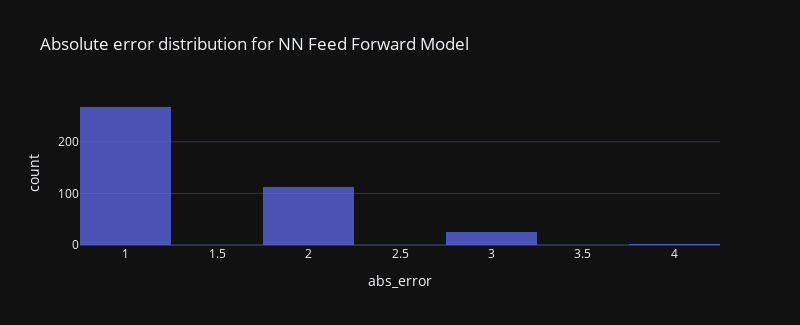

Notebook code for this chart:
### Code cell
analyse_error(y_test, y_pred_rounded, 'NN Feed Forward')
print(error_tracker['NN Feed Forward'])

### Figure 1 — Plotly figure (JSON) as saved in the notebook; plotly's stock layout.template omitted (floating-point values rounded to 4 significant figures; data arrays with more than 128 entries replaced by an {"elided": "..."} marker saying what was removed)
{"data": [{"alignmentgroup": "True", "bingroup": "x", "hovertemplate": "abs_error=%{x}<br>count=%{y}<extra></extra>", "legendgroup": "", "marker": {"color": "#636efa", "opacity": 0.7}, "name": "", "nbinsx": 8, "offsetgroup": "", "orientation": "v", "showlegend": false, "type": "histogram", "x": {"elided": "405 int values"}, "xaxis": "x", "yaxis": "y"}], "layout": {"barmode": "relative", "height": 325, "legend": {"tracegroupgap": 0}, "title": {"text": "Absolute error distribution for NN Feed Forward Model"}, "width": 800, "xaxis": {"anchor": "y", "autorange": true, "domain": [0, 1], "range": [0.75, 4.25], "title": {"text": "abs_error"}, "type": "linear"}, "yaxis": {"anchor": "x", "autorange": true, "domain": [0, 1], "range": [0, 281.1], "title": {"text": "count"}}}}
